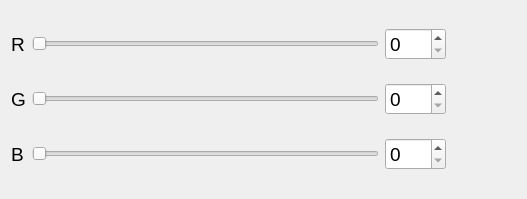
<?xml version="1.0" encoding="UTF-8"?>
<ui version="4.0">
 <class>ColorSelect</class>
 <widget class="QWidget" name="ColorSelect">
  <property name="geometry">
   <rect>
    <x>0</x>
    <y>0</y>
    <width>527</width>
    <height>199</height>
   </rect>
  </property>
  <property name="windowTitle">
   <string>ColorSelect</string>
  </property>
  <layout class="QGridLayout" name="gridLayout">
   <item row="1" column="1">
    <widget class="QSlider" name="greenSlider">
     <property name="maximum">
      <number>255</number>
     </property>
     <property name="orientation">
      <enum>Qt::Horizontal</enum>
     </property>
    </widget>
   </item>
   <item row="2" column="1">
    <widget class="QSlider" name="blueSlider">
     <property name="maximum">
      <number>255</number>
     </property>
     <property name="orientation">
      <enum>Qt::Horizontal</enum>
     </property>
    </widget>
   </item>
   <item row="0" column="0">
    <widget class="QLabel" name="label">
     <property name="font">
      <font>
       <pointsize>14</pointsize>
      </font>
     </property>
     <property name="text">
      <string>R</string>
     </property>
    </widget>
   </item>
   <item row="1" column="2">
    <widget class="QSpinBox" name="greenSpinBox">
     <property name="font">
      <font>
       <pointsize>14</pointsize>
      </font>
     </property>
     <property name="maximum">
      <number>255</number>
     </property>
    </widget>
   </item>
   <item row="2" column="0">
    <widget class="QLabel" name="label_3">
     <property name="font">
      <font>
       <pointsize>14</pointsize>
      </font>
     </property>
     <property name="text">
      <string>B</string>
     </property>
    </widget>
   </item>
   <item row="0" column="1">
    <widget class="QSlider" name="redSlider">
     <property name="maximum">
      <number>255</number>
     </property>
     <property name="orientation">
      <enum>Qt::Horizontal</enum>
     </property>
    </widget>
   </item>
   <item row="0" column="2">
    <widget class="QSpinBox" name="redSpinBox">
     <property name="font">
      <font>
       <pointsize>14</pointsize>
      </font>
     </property>
     <property name="maximum">
      <number>255</number>
     </property>
    </widget>
   </item>
   <item row="2" column="2">
    <widget class="QSpinBox" name="blueSpinBox">
     <property name="font">
      <font>
       <pointsize>14</pointsize>
      </font>
     </property>
     <property name="maximum">
      <number>255</number>
     </property>
    </widget>
   </item>
   <item row="1" column="0">
    <widget class="QLabel" name="label_2">
     <property name="font">
      <font>
       <pointsize>14</pointsize>
      </font>
     </property>
     <property name="text">
      <string>G</string>
     </property>
    </widget>
   </item>
   <item row="0" column="3" rowspan="3">
    <widget class="QWidget" name="displayWidget" native="true">
     <property name="minimumSize">
      <size>
       <width>64</width>
       <height>64</height>
      </size>
     </property>
     <property name="autoFillBackground">
      <bool>true</bool>
     </property>
    </widget>
   </item>
  </layout>
 </widget>
 <layoutdefault spacing="6" margin="11"/>
 <resources/>
 <connections>
  <connection>
   <sender>redSlider</sender>
   <signal>valueChanged(int)</signal>
   <receiver>redSpinBox</receiver>
   <slot>setValue(int)</slot>
   <hints>
    <hint type="sourcelabel">
     <x>201</x>
     <y>46</y>
    </hint>
    <hint type="destinationlabel">
     <x>427</x>
     <y>50</y>
    </hint>
   </hints>
  </connection>
  <connection>
   <sender>redSpinBox</sender>
   <signal>valueChanged(int)</signal>
   <receiver>redSlider</receiver>
   <slot>setValue(int)</slot>
   <hints>
    <hint type="sourcelabel">
     <x>429</x>
     <y>39</y>
    </hint>
    <hint type="destinationlabel">
     <x>326</x>
     <y>40</y>
    </hint>
   </hints>
  </connection>
  <connection>
   <sender>greenSlider</sender>
   <signal>valueChanged(int)</signal>
   <receiver>greenSpinBox</receiver>
   <slot>setValue(int)</slot>
   <hints>
    <hint type="sourcelabel">
     <x>324</x>
     <y>101</y>
    </hint>
    <hint type="destinationlabel">
     <x>426</x>
     <y>101</y>
    </hint>
   </hints>
  </connection>
  <connection>
   <sender>greenSpinBox</sender>
   <signal>valueChanged(int)</signal>
   <receiver>greenSlider</receiver>
   <slot>setValue(int)</slot>
   <hints>
    <hint type="sourcelabel">
     <x>420</x>
     <y>93</y>
    </hint>
    <hint type="destinationlabel">
     <x>311</x>
     <y>92</y>
    </hint>
   </hints>
  </connection>
  <connection>
   <sender>blueSlider</sender>
   <signal>valueChanged(int)</signal>
   <receiver>blueSpinBox</receiver>
   <slot>setValue(int)</slot>
   <hints>
    <hint type="sourcelabel">
     <x>289</x>
     <y>150</y>
    </hint>
    <hint type="destinationlabel">
     <x>432</x>
     <y>160</y>
    </hint>
   </hints>
  </connection>
  <connection>
   <sender>blueSpinBox</sender>
   <signal>valueChanged(int)</signal>
   <receiver>blueSlider</receiver>
   <slot>setValue(int)</slot>
   <hints>
    <hint type="sourcelabel">
     <x>431</x>
     <y>142</y>
    </hint>
    <hint type="destinationlabel">
     <x>383</x>
     <y>162</y>
    </hint>
   </hints>
  </connection>
 </connections>
</ui>
